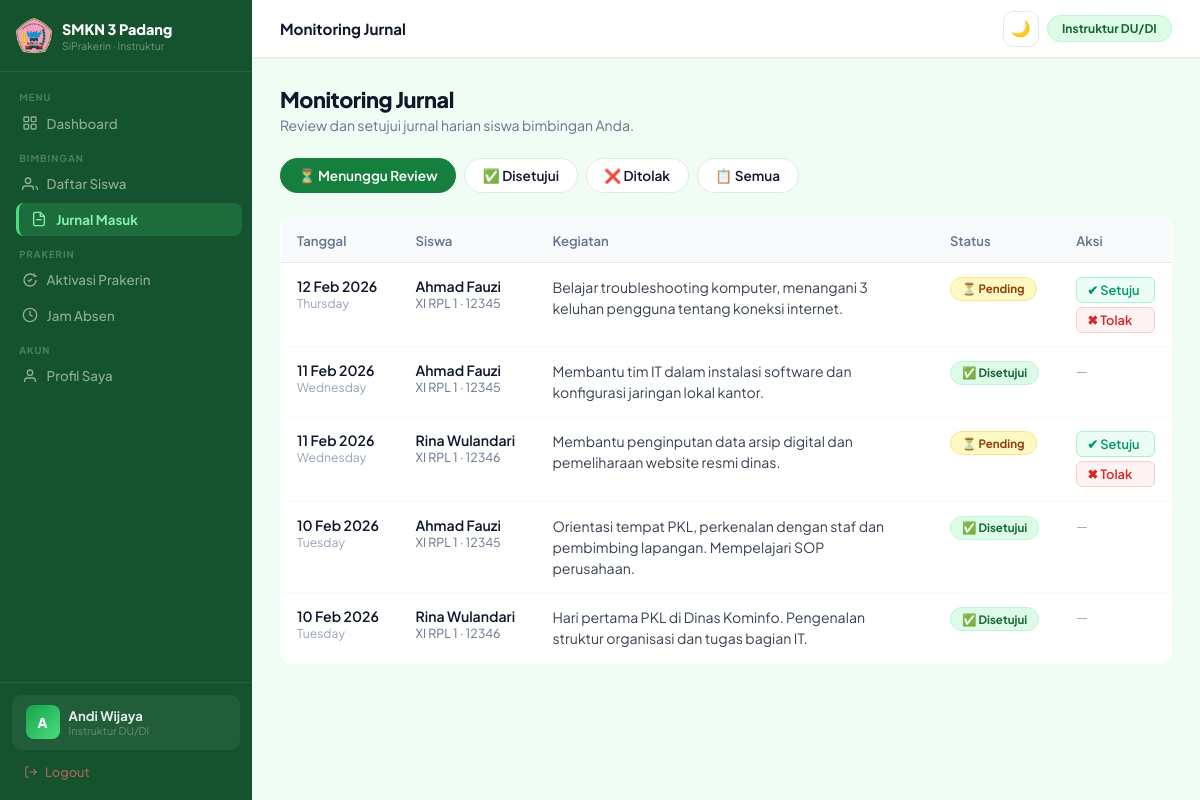
Page /instruktur/jurnal/index.php (signed in) on the committed database.
### tables this page shows
CREATE TABLE `jurnal` (
  `id` int(11) NOT NULL AUTO_INCREMENT,
  `siswa_id` int(11) NOT NULL,
  `tanggal` date NOT NULL,
  `kegiatan` text NOT NULL,
  `status` enum('pending','disetujui','ditolak') DEFAULT 'pending',
  `catatan_guru` text DEFAULT NULL,
  `created_at` timestamp NOT NULL DEFAULT current_timestamp(),
  PRIMARY KEY (`id`),
  KEY `siswa_id` (`siswa_id`),
  CONSTRAINT `jurnal_ibfk_1` FOREIGN KEY (`siswa_id`) REFERENCES `siswa` (`id`) ON DELETE CASCADE
);

CREATE TABLE `users` (
  `id` int(11) NOT NULL AUTO_INCREMENT,
  `nama` varchar(100) NOT NULL,
  `username` varchar(50) NOT NULL,
  `password` varchar(255) NOT NULL,
  `role` enum('admin','siswa','guru') NOT NULL,
  `created_at` timestamp NOT NULL DEFAULT current_timestamp(),
  PRIMARY KEY (`id`),
  UNIQUE KEY `username` (`username`)
);

CREATE TABLE `siswa` (
  `id` int(11) NOT NULL AUTO_INCREMENT,
  `user_id` int(11) NOT NULL,
  `nis` varchar(20) NOT NULL,
  `nisn` varchar(20) DEFAULT NULL,
  `kelas` varchar(20) NOT NULL,
  `jurusan` varchar(50) DEFAULT NULL,
  `guru_id` int(11) DEFAULT NULL,
  `tempat_pkl_id` int(11) DEFAULT NULL,
   
  `jenis_kelamin` enum('pria','wanita') DEFAULT NULL,
  `tempat_lahir` varchar(100) DEFAULT NULL,
  `tanggal_lahir` date DEFAULT NULL,
  `alamat` text DEFAULT NULL,
  `no_hp` varchar(20) DEFAULT NULL,
  `email` varchar(100) DEFAULT NULL,
  `foto` varchar(255) DEFAULT NULL,
   
  `nama_ayah` varchar(100) DEFAULT NULL,
  `alamat_ortu` text DEFAULT NULL,
  `no_hp_ortu` varchar(20) DEFAULT NULL,
  PRIMARY KEY (`id`),
  KEY `user_id` (`user_id`),
  KEY `tempat_pkl_id` (`tempat_pkl_id`),
  KEY `guru_id` (`guru_id`),
  CONSTRAINT `siswa_ibfk_1` FOREIGN KEY (`user_id`)       REFERENCES `users` (`id`)      ON DELETE CASCADE,
  CONSTRAINT `siswa_ibfk_2` FOREIGN KEY (`tempat_pkl_id`) REFERENCES `tempat_pkl` (`id`) ON DELETE SET NULL,
  CONSTRAINT `siswa_ibfk_3` FOREIGN KEY (`guru_id`)       REFERENCES `guru` (`id`)       ON DELETE SET NULL
);

### instruktur/jurnal/index.php (the view, shortened to what this page needs)
<?php
require '../../config/database.php';
$user_id    = $_SESSION['user_id'];
$stmtG = mysqli_prepare($conn, "SELECT id FROM instruktur WHERE user_id = ?");
mysqli_stmt_bind_param($stmtG, "i", $user_id);
mysqli_stmt_execute($stmtG);
$guru    = mysqli_fetch_assoc(mysqli_stmt_get_result($stmtG));
$guru_id = $guru['id'] ?? 0;
$filter = $_GET['status'] ?? 'pending';
$where  = in_array($filter, ['pending','disetujui','ditolak']) ? "AND j.status_instruktur = '$filter'" : '';
$stmt = mysqli_prepare($conn, "
    SELECT j.*, u.nama as nama_siswa, s.kelas, s.nis
    FROM jurnal j
    JOIN siswa s ON j.siswa_id = s.id
    JOIN users u ON s.user_id = u.id
    WHERE s.instruktur_id = ? $where
    ORDER BY j.tanggal DESC
");
mysqli_stmt_bind_param($stmt, "i", $guru_id);
mysqli_stmt_execute($stmt);
$jurnals = mysqli_stmt_get_result($stmt);
require '../layout/header.php';
?>
<div class="fade-in">
<div class="page-header">
    <div>
        <h1>Monitoring Jurnal</h1>
        <p>Review dan setujui jurnal harian siswa bimbingan Anda.</p>
    </div>
</div>
<div class="filter-tabs">
    <?php
    $tabs = [
        'pending'   => '⏳ Menunggu Review',
        'disetujui' => '✅ Disetujui',
        'ditolak'   => '❌ Ditolak',
        ''          => '📋 Semua',
    ];
    foreach ($tabs as $val => $lbl):
    ?>
    <a href="?status=<?= $val ?>" class="filter-tab <?= $filter===$val?'active':'' ?>"><?= $lbl ?></a>
    <?php endforeach; ?>
</div>
<table class="jurnal-table">
    <thead>
        <tr>
            <th>Tanggal</th>
            <th>Siswa</th>
            <th>Kegiatan</th>
            <th>Status</th>
            <th>Aksi</th>
        </tr>
    </thead>
    <tbody>
    <?php $count = 0; while ($j = mysqli_fetch_assoc($jurnals)): $count++; ?>
    <tr>
        <td>
            <div style="font-weight:600;white-space:nowrap;"><?= date('d M Y', strtotime($j['tanggal'])) ?></div>
            <div style="font-size:0.76rem;color:#94a3b8;"><?= date('l', strtotime($j['tanggal'])) ?></div>
        </td>
        <td>
            <div style="font-weight:600;"><?= htmlspecialchars($j['nama_siswa']) ?></div>
            <div style="font-size:0.78rem;color:#64748b;"><?= $j['kelas'] ?> · <?= $j['nis'] ?></div>
        </td>
        <td><div class="kegiatan-text"><?= nl2br(htmlspecialchars($j['kegiatan'])) ?></div></td>
        <td>
            <?php
            $badges = [
                'pending'   => ['badge-warning','⏳ Pending'],
                'disetujui' => ['badge-success','✅ Disetujui'],
                'ditolak'   => ['badge-danger', '❌ Ditolak'],
            ];
            [$bc,$bl] = $badges[$j['status']] ?? ['badge-neutral','?'];
            ?>
            <span class="badge <?= $bc ?>"><?= $bl ?></span>
        </td>
        <td>
            <?php if ($j['status'] === 'pending'): ?>
            <div style="display:flex;flex-direction:column;gap:4px;">
                <a href="aksi.php?id=<?= $j['id'] ?>&aksi=setuju&ref=<?= urlencode($_SERVER['REQUEST_URI']) ?>"
                   class="btn-approve" onclick="return confirm('Setujui jurnal ini?')">✔ Setuju</a>
                <a href="aksi.php?id=<?= $j['id'] ?>&aksi=tolak&ref=<?= urlencode($_SERVER['REQUEST_URI']) ?>"
                   class="btn-reject" onclick="return confirm('Tolak jurnal ini?')">✖ Tolak</a>
            </div>
            <?php else: ?>
            <span style="color:#94a3b8;font-size:0.8rem;">—</span>
            <?php endif; ?>
        </td>
    </tr>
    <?php endwhile; ?>
    </tbody>
</table>
</div>
<?php require '../layout/footer.php'; ?>

### instruktur/layout/header.php (style rules this page uses)
:root { --primary:#15803d; --primary-dark:#166534; --primary-light:#16a34a; --primary-glow:rgba(21,128,61,.15); --green-900:#14532d; --green-800:#166534; --green-700:#15803d; --green-600:#16a34a; --green-500:#22c55e; --green-400:#4ade80; --green-200:#bbf7d0; --green-100:#dcfce7; --green-50:#f0fdf4; --sidebar-bg:#14532d; --sidebar-w:252px; --topbar-h:58px; --text:#0f172a; --muted:#64748b; --border:#e2e8f0; --bg:#f0fdf4; --surface:#ffffff; --r:12px; --brand:#14532d; --accent:#16a34a; --text-main:#0f172a; }
*,*::before,*::after { margin:0;padding:0;box-sizing:border-box; }
html { scroll-behavior:smooth; }
body { font-family:'Plus Jakarta Sans',sans-serif;background:var(--bg);color:var(--text);font-size:.9rem; }
a { text-decoration:none;color:inherit;transition:.15s; }
.page-header { margin-bottom:1.5rem;display:flex;justify-content:space-between;align-items:flex-start;flex-wrap:wrap;gap:12px; }
.page-header h1 { font-size:1.35rem;font-weight:800;letter-spacing:-.02em; }
.page-header p { color:var(--muted);font-size:.875rem;margin-top:3px; }
.badge { padding:.22rem .7rem;border-radius:20px;font-size:.72rem;font-weight:700;display:inline-flex;align-items:center;gap:4px; }
.badge-green,.bg-green,.badge-success { background:var(--green-100);color:var(--green-800);border:1px solid var(--green-200); }
.badge-yellow,.bg-amber,.badge-warning { background:#fef9c3;color:#92400e;border:1px solid #fde68a; }
.fade,.fade-in { animation:up .35s ease; }

### instruktur/jurnal/index.php (style rules this page uses)
.filter-tabs { display:flex;gap:8px;margin-bottom:1.5rem;flex-wrap:wrap; }
.filter-tab { padding:0.5rem 1.1rem;border-radius:20px;font-weight:600;font-size:0.85rem;border:1.5px solid var(--border);background:white;color:var(--text-muted);transition:0.2s;cursor:pointer;text-decoration:none; }
.filter-tab.active,.filter-tab:hover { border-color:var(--primary);color:var(--primary);background:#eff6ff; }
.filter-tab.active { background:var(--primary);color:white; }
.jurnal-table { width:100%;border-collapse:collapse;background:white;border-radius:12px;overflow:hidden;border:1px solid var(--border); }
.jurnal-table th { background:#f8fafc;padding:0.85rem 1rem;text-align:left;font-size:0.82rem;color:#64748b;font-weight:600;border-bottom:1px solid var(--border); }
.jurnal-table td { padding:0.85rem 1rem;border-bottom:1px solid #f8fafc;font-size:0.88rem;vertical-align:top; }
.jurnal-table tr:last-child td { border-bottom:none; }
.kegiatan-text { max-width:350px;color:#374151;line-height:1.5; }
.btn-approve { background:#ecfdf5;color:#059669;border:1px solid #a7f3d0;padding:4px 10px;border-radius:6px;font-size:0.8rem;font-weight:600;cursor:pointer;transition:0.2s; }
.btn-reject { background:#fef2f2;color:#dc2626;border:1px solid #fecaca;padding:4px 10px;border-radius:6px;font-size:0.8rem;font-weight:600;cursor:pointer;transition:0.2s; }

### rows in the picture
jurnal: tanggal "12 Feb 2026", tanggal "Thursday", users.nama "Ahmad Fauzi", siswa.kelas "XI RPL 1", siswa.nis "12345", kegiatan "Belajar troubleshooting komputer, menangani 3 keluhan pengguna tentang koneksi internet.", bl "⏳ Pending"
jurnal: tanggal "11 Feb 2026", tanggal "Wednesday", users.nama "Ahmad Fauzi", siswa.kelas "XI RPL 1", siswa.nis "12345", kegiatan "Membantu tim IT dalam instalasi software dan konfigurasi jaringan lokal kantor.", bl "✅ Disetujui"
jurnal: tanggal "11 Feb 2026", tanggal "Wednesday", users.nama "Rina Wulandari", siswa.kelas "XI RPL 1", siswa.nis "12346", kegiatan "Membantu penginputan data arsip digital dan pemeliharaan website resmi dinas.", bl "⏳ Pending"
jurnal: tanggal "10 Feb 2026", tanggal "Tuesday", users.nama "Ahmad Fauzi", siswa.kelas "XI RPL 1", siswa.nis "12345", kegiatan "Orientasi tempat PKL, perkenalan dengan staf dan pembimbing lapangan. Mempelajari SOP perusahaan.", bl "✅ Disetujui"
jurnal: tanggal "10 Feb 2026", tanggal "Tuesday", users.nama "Rina Wulandari", siswa.kelas "XI RPL 1", siswa.nis "12346", kegiatan "Hari pertama PKL di Dinas Kominfo. Pengenalan struktur organisasi dan tugas bagian IT.", bl "✅ Disetujui"

### other values in the picture
substr($_SESSION['nama']??'I',0,1) "A"
substr($_SESSION['nama']??'',0,16) "Andi Wijaya"
$page_title "Monitoring Jurnal"
$lbl "⏳ Menunggu Review"
$lbl "✅ Disetujui"
$lbl "❌ Ditolak"
$lbl "📋 Semua"
